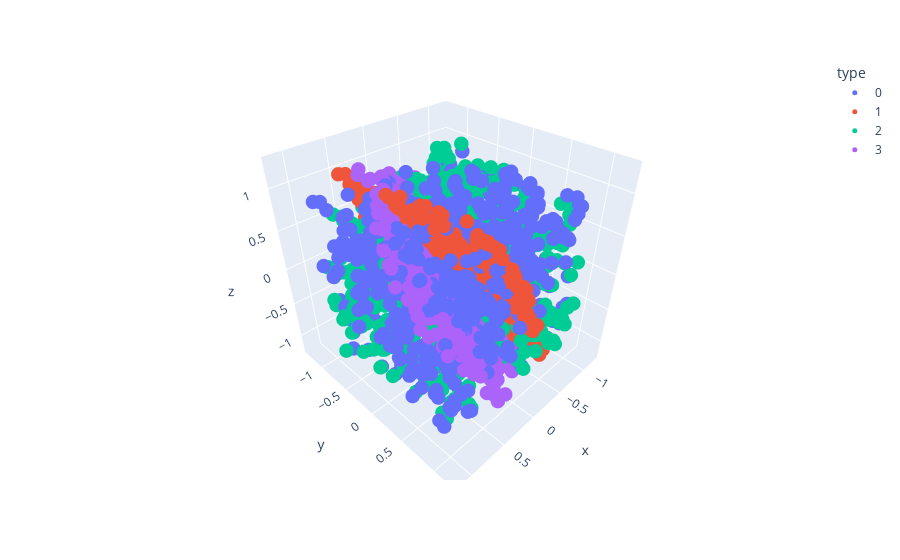

Notebook cell for this chart:
### Code cell
df = pd.DataFrame(np.concatenate(orig_points, axis=0), columns=['x', 'y', 'z'])
df['type'] = sum([[f'{i}']*1000 for i in range(extra_modes+1)], [])
fig = px.scatter_3d(df, x='x', y='y', z='z', color='type', opacity=1)
fig.update_traces(marker={'size': 5})
fig.show()

### Figure 1 — Plotly figure (JSON) as saved in the notebook; plotly's stock layout.template omitted (floating-point values rounded to 4 significant figures; data arrays with more than 128 entries replaced by an {"elided": "..."} marker saying what was removed)
{"data": [{"hovertemplate": "type=0<br>x=%{x}<br>y=%{y}<br>z=%{z}<extra></extra>", "legendgroup": "0", "marker": {"color": "#636efa", "opacity": 1, "size": 5, "symbol": "circle"}, "mode": "markers", "name": "0", "scene": "scene", "showlegend": true, "type": "scatter3d", "x": {"elided": "1000 float values"}, "y": {"elided": "1000 float values"}, "z": {"elided": "1000 float values"}}, {"hovertemplate": "type=1<br>x=%{x}<br>y=%{y}<br>z=%{z}<extra></extra>", "legendgroup": "1", "marker": {"color": "#EF553B", "opacity": 1, "size": 5, "symbol": "circle"}, "mode": "markers", "name": "1", "scene": "scene", "showlegend": true, "type": "scatter3d", "x": {"elided": "1000 float values"}, "y": {"elided": "1000 float values"}, "z": {"elided": "1000 float values"}}, {"hovertemplate": "type=2<br>x=%{x}<br>y=%{y}<br>z=%{z}<extra></extra>", "legendgroup": "2", "marker": {"color": "#00cc96", "opacity": 1, "size": 5, "symbol": "circle"}, "mode": "markers", "name": "2", "scene": "scene", "showlegend": true, "type": "scatter3d", "x": {"elided": "1000 float values"}, "y": {"elided": "1000 float values"}, "z": {"elided": "1000 float values"}}, {"hovertemplate": "type=3<br>x=%{x}<br>y=%{y}<br>z=%{z}<extra></extra>", "legendgroup": "3", "marker": {"color": "#ab63fa", "opacity": 1, "size": 5, "symbol": "circle"}, "mode": "markers", "name": "3", "scene": "scene", "showlegend": true, "type": "scatter3d", "x": {"elided": "1000 float values"}, "y": {"elided": "1000 float values"}, "z": {"elided": "1000 float values"}}], "layout": {"autosize": true, "legend": {"title": {"text": "type"}, "tracegroupgap": 0}, "margin": {"t": 60}, "scene": {"aspectmode": "auto", "aspectratio": {"x": 0.97, "y": 1.026, "z": 1.005}, "domain": {"x": [0, 1], "y": [0, 1]}, "xaxis": {"title": {"text": "x"}, "type": "linear"}, "yaxis": {"title": {"text": "y"}, "type": "linear"}, "zaxis": {"title": {"text": "z"}, "type": "linear"}}}}
